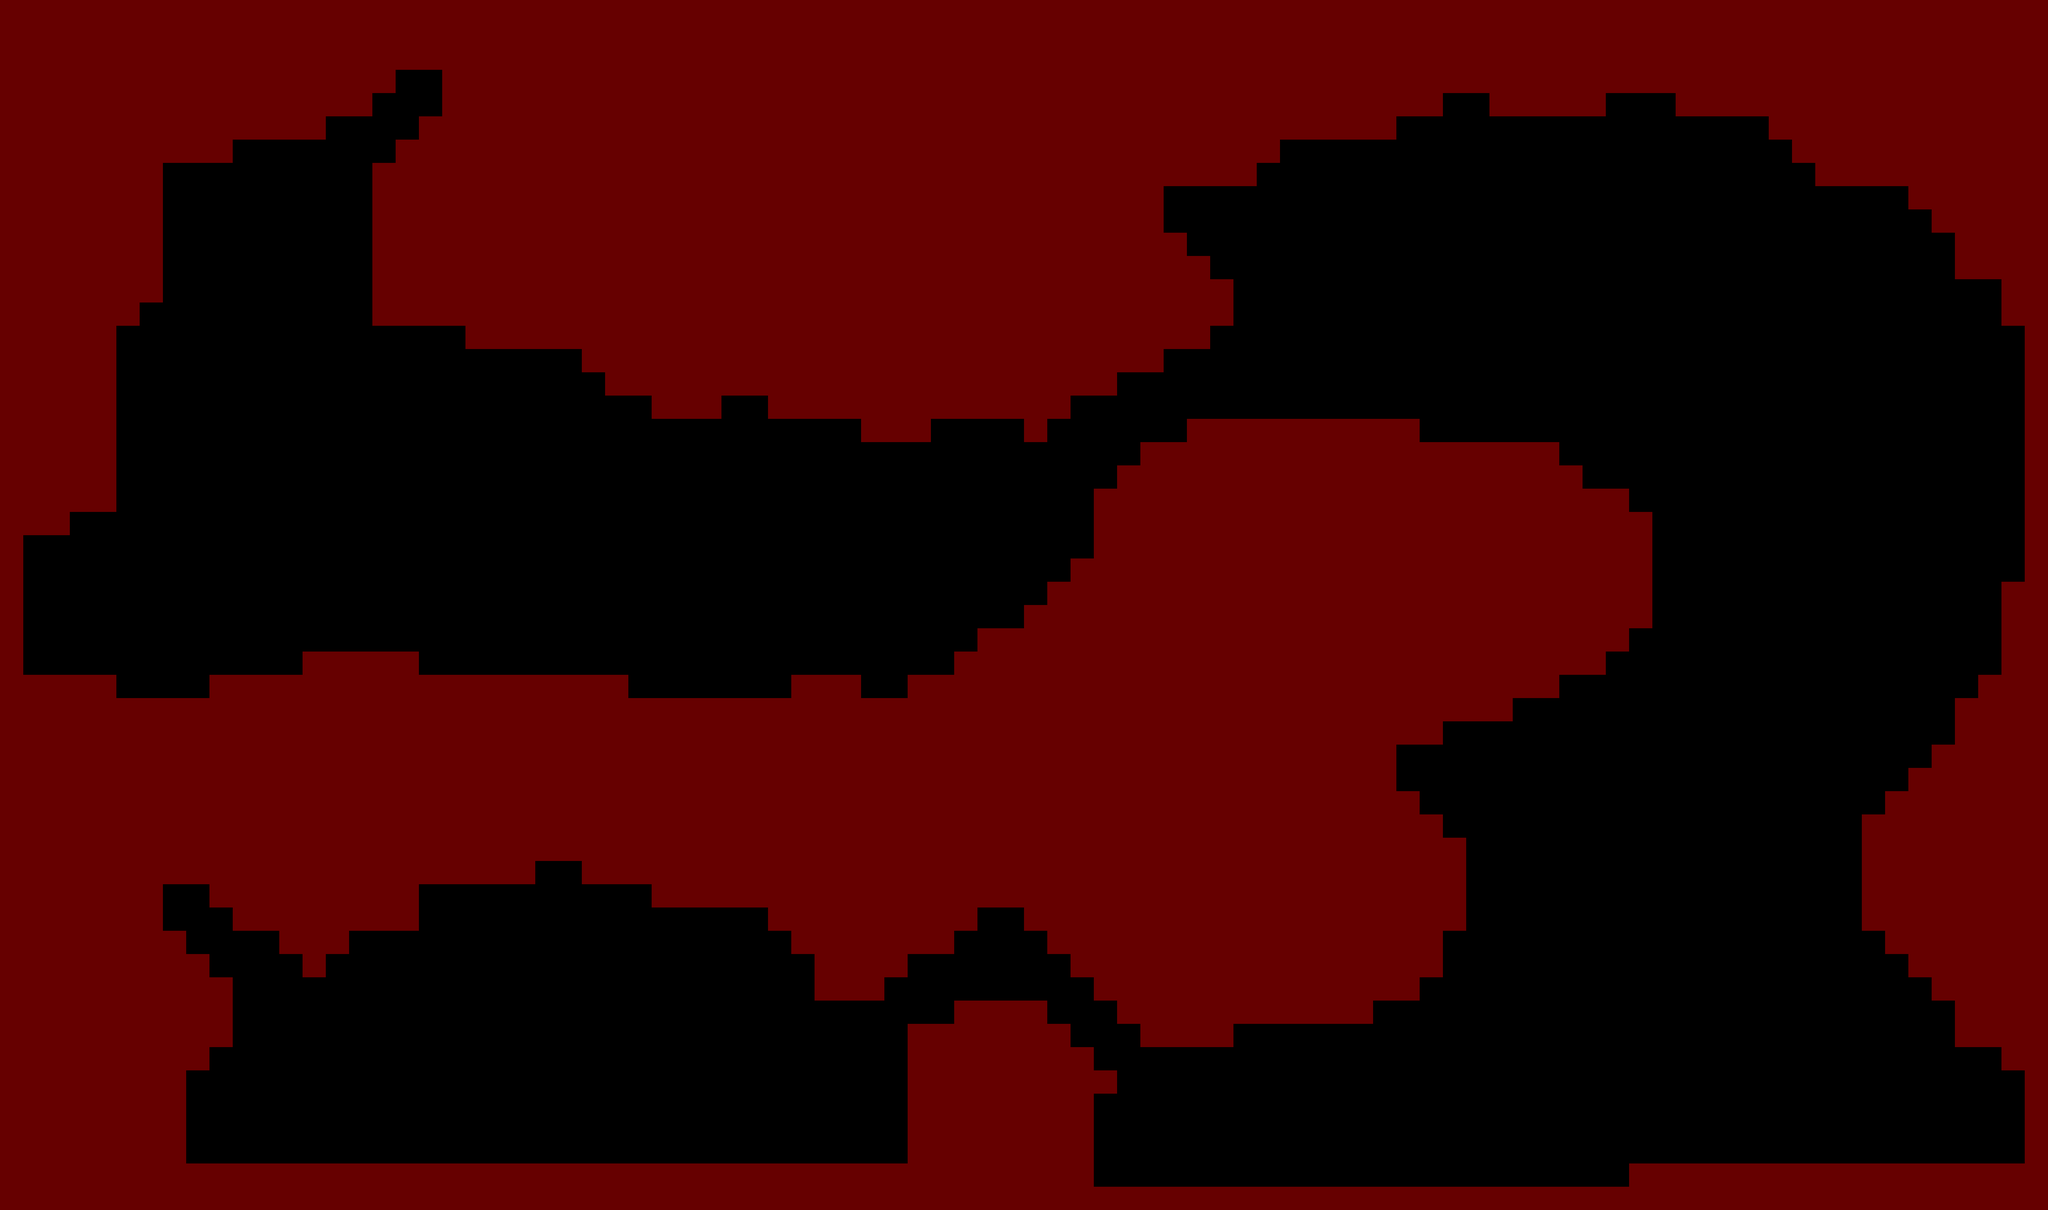

A 2D game scene composited from a Tiled map and its tileset images. What follows is a short description and the map's XML, with each tile layer's data collapsed to a summary:
An orthogonal 88x52 tile map with 64x64 px tiles, 1 tile layer (碰撞（红色）), 2 tilesets.

<map version="1.0" tiledversion="1.1.6" orientation="orthogonal" renderorder="left-up" width="88" height="52" tilewidth="64" tileheight="64" infinite="0" nextobjectid="1"><tileset firstgid="1" name="tile_res" tilewidth="64" tileheight="64" tilecount="2" columns="2"><image source="../misc/tile_res.png" width="128" height="64" /></tileset><tileset firstgid="3" name="tile_res" tilewidth="64" tileheight="64" tilecount="2" columns="2"><image source="../misc/tile_res.png" width="128" height="64" /></tileset><imagelayer name="背景"><image source="mdata.jpg" width="5632" height="3328" /></imagelayer><layer name="碰撞（红色）" width="88" height="52"><data>[4576 cells, 2430 non-empty, 1 distinct tile ids]</data></layer></map>
